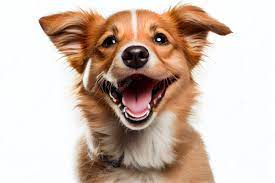
#> input picture imagem/dog.jpeg, 275 x 183 px, found by its file name
$ python 'Filtro kernel.py'
#> lines starting #> are read from the running program, lines starting #| are printed output that depends on the picture
import cv2 as cv
import numpy as np

# Carrega a imagem
path = 'imagem/dog.jpeg'
img = cv.imread(path)
#> img is the input picture: shape (183, 275, 3); mean B, G, R 176.1, 188.3, 207.6

# Define um kernel (3x3 média)
kernel = np.ones((3,3), np.float32) / 9

# Aplica o filtro
img_filtrada = cv.filter2D(img, -1, kernel)
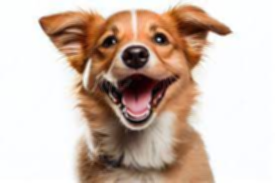
#> img_filtrada: shape (183, 275, 3); mean B, G, R 176.1, 188.3, 207.6

cv.imshow('Original', img)
cv.imshow('Filtrada com Kernel 3x3', img_filtrada)
cv.waitKey(0)
cv.destroyAllWindows()

$ run again, with imagem/einstein.jpeg copied over imagem/dog.jpeg
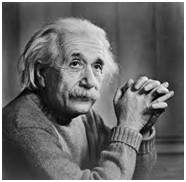
#> input picture imagem/einstein.jpeg, 186 x 182 px, found by its file name
#> img is the input picture: shape (182, 186, 3); min 0, max 255, mean 104.6
#> `img_filtrada = cv.filter2D(img, -1, kernel)`:
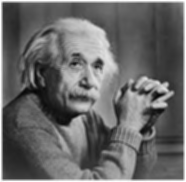
#> img_filtrada: shape (182, 186, 3); min 5, max 255, mean 104.6
